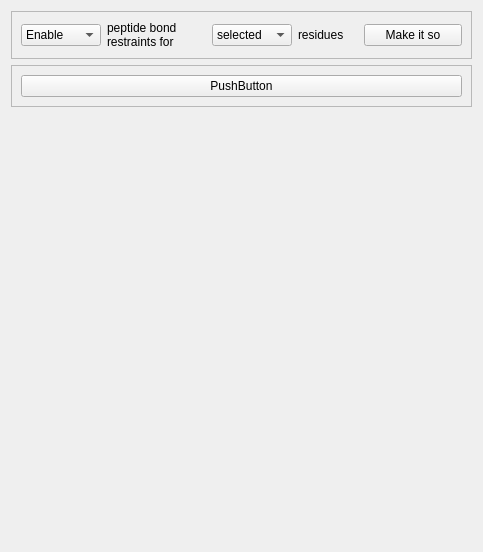
               <widget class="QWidget" name="scrollAreaWidgetContents">
                <property name="geometry">
                 <rect>
                  <x>0</x>
                  <y>0</y>
                  <width>483</width>
                  <height>552</height>
                 </rect>
                </property>
                <layout class="QVBoxLayout" name="verticalLayout_14">
                 <item>
                  <widget class="QFrame" name="_restraints_peptide_bond_frame">
                   <property name="frameShape">
                    <enum>QFrame::StyledPanel</enum>
                   </property>
                   <property name="frameShadow">
                    <enum>QFrame::Raised</enum>
                   </property>
                   <layout class="QHBoxLayout" name="horizontalLayout_18">
                    <item>
                     <widget class="QComboBox" name="_restraints_pep_on_off_combo_box">
                      <property name="maximumSize">
                       <size>
                        <width>80</width>
                        <height>16777215</height>
                       </size>
                      </property>
                      <property name="currentIndex">
                       <number>1</number>
                      </property>
                      <item>
                       <property name="text">
                        <string>Disable</string>
                       </property>
                      </item>
                      <item>
                       <property name="text">
                        <string>Enable</string>
                       </property>
                      </item>
                     </widget>
                    </item>
                    <item>
                     <widget class="QLabel" name="label_19">
                      <property name="sizePolicy">
                       <sizepolicy hsizetype="Maximum" vsizetype="Preferred">
                        <horstretch>0</horstretch>
                        <verstretch>0</verstretch>
                       </sizepolicy>
                      </property>
                      <property name="maximumSize">
                       <size>
                        <width>100</width>
                        <height>16777215</height>
                       </size>
                      </property>
                      <property name="text">
                       <string>peptide bond restraints for</string>
                      </property>
                      <property name="wordWrap">
                       <bool>true</bool>
                      </property>
                     </widget>
                    </item>
                    <item>
                     <widget class="QComboBox" name="_restraints_pep_all_sel_combo_box">
                      <property name="maximumSize">
                       <size>
                        <width>80</width>
                        <height>16777215</height>
                       </size>
                      </property>
                      <property name="currentIndex">
                       <number>1</number>
                      </property>
                      <item>
                       <property name="text">
                        <string>all</string>
                       </property>
                      </item>
                      <item>
                       <property name="text">
                        <string>selected</string>
                       </property>
                      </item>
                     </widget>
                    </item>
                    <item>
                     <widget class="QLabel" name="label_20">
                      <property name="maximumSize">
                       <size>
                        <width>60</width>
                        <height>16777215</height>
                       </size>
                      </property>
                      <property name="text">
                       <string>residues</string>
                      </property>
                     </widget>
                    </item>
                    <item>
                     <widget class="QPushButton" name="_restraints_pep_go_button">
                      <property name="maximumSize">
                       <size>
                        <width>100</width>
                        <height>16777215</height>
                       </size>
                      </property>
                      <property name="text">
                       <string>Make it so</string>
                      </property>
                     </widget>
                    </item>
                   </layout>
                  </widget>
                 </item>
                 <item>
                  <widget class="QFrame" name="_restraints_stub_frame">
                   <property name="frameShape">
                    <enum>QFrame::StyledPanel</enum>
                   </property>
                   <property name="frameShadow">
                    <enum>QFrame::Raised</enum>
                   </property>
                   <layout class="QHBoxLayout" name="horizontalLayout_19">
                    <item>
                     <widget class="QPushButton" name="pushButton">
                      <property name="text">
                       <string>PushButton</string>
                      </property>
                     </widget>
                    </item>
                   </layout>
                  </widget>
                 </item>
                 <item>
                  <spacer name="verticalSpacer_2">
                   <property name="orientation">
                    <enum>Qt::Vertical</enum>
                   </property>
                   <property name="sizeHint" stdset="0">
                    <size>
                     <width>20</width>
                     <height>40</height>
                    </size>
                   </property>
                  </spacer>
                 </item>
                </layout>
               </widget>
